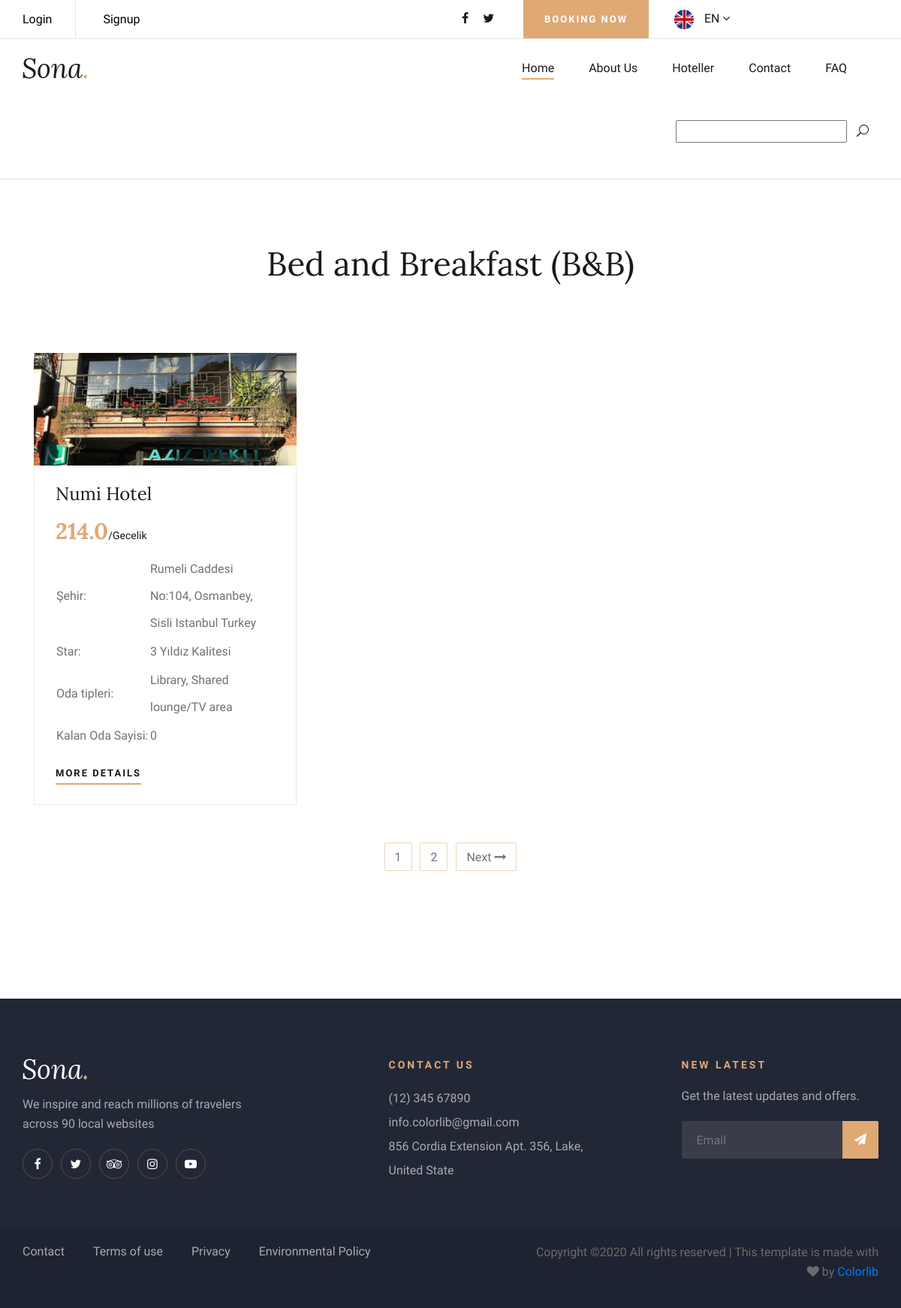
Before: /category/7/Bed-and-Breakfast/ with the older database file.
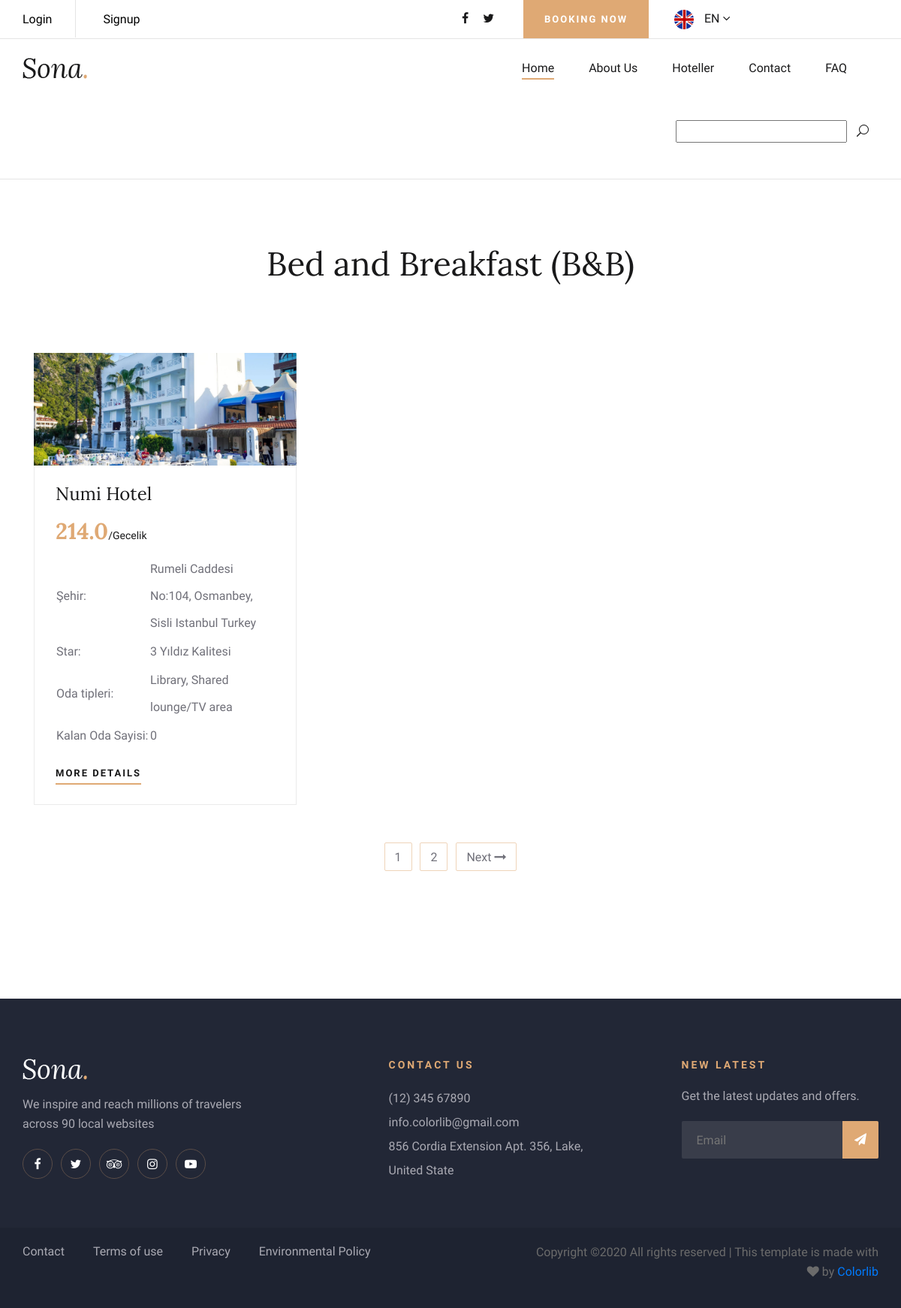
After: the same page with the newer database file.
### hotel/models.py (models this page shows, shortened)
class Product(models.Model):
    STATUS = (
        ('True','Evet'),
        ('False','Hayır'),
    )
    category = models.ForeignKey(Category,on_delete=models.CASCADE)
    title = models.CharField(max_length=30, default="")
    description = models.CharField(max_length=200, default="")
    keywords = models.CharField(max_length=200, default="")
    star = models.IntegerField()
    city = models.CharField(max_length=200, default="")
    detail = models.TextField()
    roomtypes = models.CharField(max_length=200, default="")
    odasayisi = models.IntegerField(default=0)
    price= models.FloatField()
    slug = models.SlugField(null=False,unique=True)
    image = models.ImageField(blank=True,upload_to='images/')
    description = models.CharField(max_length=200, default="")
    status=models.CharField(max_length=10 , choices=STATUS, default="")
    detail = RichTextUploadingField()
    create_at=models.DateTimeField(auto_now_add=True)
    update_at=models.DateTimeField(auto_now_add=True)
    def image_tag(self):
        return mark_safe('<img src="{}" height="50"/>'.format(self.image.url))
    image_tag.short_description = 'Image'

### home/views.py (the view)
# urls.py: path('category/<int:id>/<slug:slug>/',views.category_products,name='category-products'),
def category_products(request, id, slug):
    category = Category.objects.all()
    categorydata = Category.objects.get(pk=id)
    products = Product.objects.filter(category_id=id)
    context = {'products': products,
               'category': category,
               'categorydata': categorydata}
    return render(request, 'oteller.html', context)

### home/templates/oteller.html (shortened to what this page needs)
{% extends 'homebase.html' %}
{% block content %}
{% load static %}
 <hr>
 <section class="container" style="margin-top:10px;margin-bottom:90px">
    <div class="breadcrumb-section">
        <div class="container">
            <div class="row">
                <div class="col-lg-12">
                    <div class="breadcrumb-text">
                        <h2>{{categorydata.title}}</h2>
                    </div>
                </div>
            </div>
        </div>
    </div>
    <section class="rooms-section spad">
        <div class="container">
            <div class="row">
             {% for pr in products %}
                <div class="col-lg-4 col-md-6" >
                    <div  class="room-item">
                        <img style="max-height:150px;min-height:150px;object-fit:cover" src="{{pr.image.url}}" alt="">
                        <div class="ri-text">
                            <h4>{{pr.title}}</h4>
                            <h3>{{pr.price}}<span>/Gecelik</span></h3>
                            <table>
                                <tbody>
                                    <tr>
                                        <td class="r-o">Şehir:</td>
                                        <td>{{pr.city}}</td>
                                    </tr>
                                    <tr>
                                        <td class="r-o">Star:</td>
                                        <td>{{pr.star}} Yıldız Kalitesi</td>
                                    </tr>
                                    <tr>
                                        <td class="r-o">Oda tipleri:</td>
                                        <td>{{pr.roomtypes}}</td>
                                    </tr>
                                    <tr>
                                        <td class="r-o">Kalan Oda Sayisi:</td>
                                        <td>{{pr.odasayisi}}</td>
                                    </tr>
                                </tbody>
                            </table>
                            <a href="/product/{{pr.id}}/{{pr.slug}}/" class="primary-btn">More Details</a>
                        </div>
                    </div>
                </div>
                {% endfor%}
                <div class="col-lg-12">
                    <div class="room-pagination">
                        <a href="#">1</a>
                        <a href="#">2</a>
                        <a href="#">Next <i class="fa fa-long-arrow-right"></i></a>
                    </div>
                </div>
            </div>
        </div>
    </section>
   </section>
{% endblock %}

Changed rows visible on the page:
changed Product "Numi Hotel": image: a different picture
